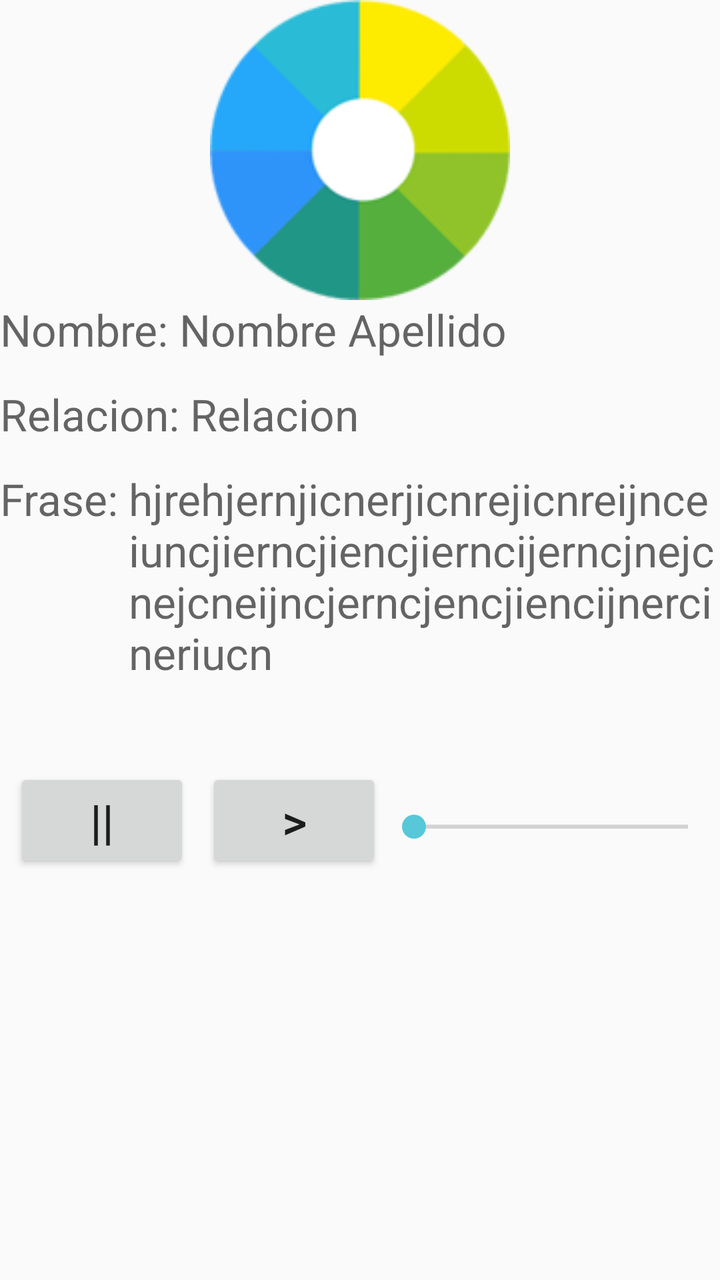
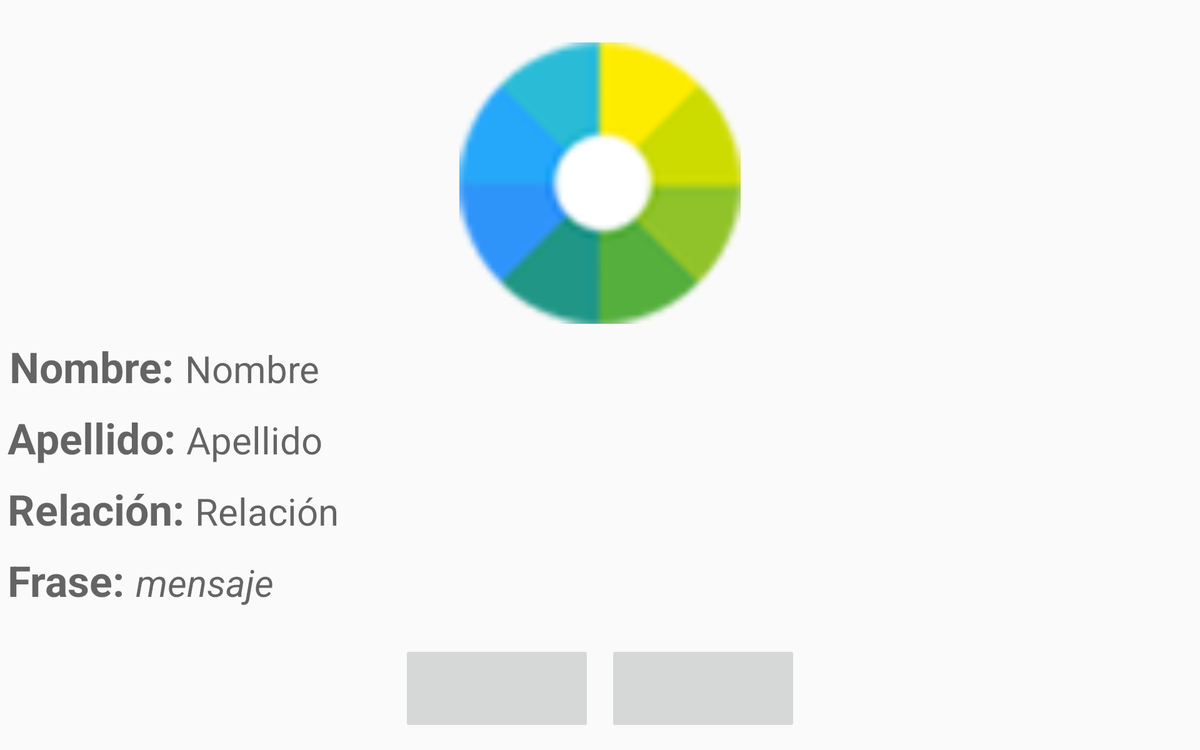

The same Android screen from two of the app's own layout files: first res/layout/ as a phone draws it, then the repository's variant for another configuration, drawn on a device whose configuration selects that folder. Both files follow.
<!-- AndroidManifest.xml: application theme AppTheme -->
<!-- res/layout/fragment_detalle_persona.xml -->
<FrameLayout xmlns:android="http://schemas.android.com/apk/res/android"
    xmlns:tools="http://schemas.android.com/tools"
    android:layout_width="match_parent"
    android:layout_height="match_parent"
    tools:context="layout.FragmentDetallePersona">

    

    <RelativeLayout
        android:layout_width="match_parent"
        android:layout_height="match_parent">

        <ImageView
            android:layout_width="150dp"
            android:layout_height="150dp"

            android:src="@mipmap/ic_launcher"
            android:id="@+id/image_persona"
            android:scaleType="centerCrop"
            android:layout_gravity="center_horizontal|top"
            android:layout_alignParentTop="true"
            android:layout_centerHorizontal="true" />
        <TextView
            android:layout_width="wrap_content"
            android:layout_height="wrap_content"
            android:textSize="22sp"
            android:id="@+id/text_nombre_tag"
            android:hint="Nombre: "
            android:layout_alignParentStart="true"
            android:layout_below="@+id/image_persona" />
        <TextView
            android:layout_width="wrap_content"
            android:layout_height="wrap_content"
            android:textSize="22sp"
            android:id="@+id/text_nombre"
            android:hint="Nombre "
            android:layout_below="@+id/image_persona"
            android:layout_toEndOf="@+id/text_nombre_tag"/>
        <TextView
            android:layout_width="wrap_content"
            android:layout_height="wrap_content"
            android:textSize="22sp"
            android:id="@+id/text_apellido"
            android:hint="Apellido"
            android:layout_alignTop="@+id/text_nombre"
            android:layout_toEndOf="@+id/text_nombre" />

        <TextView
            android:layout_width="wrap_content"
            android:layout_height="wrap_content"
            android:textSize="22sp"
            android:layout_marginTop="13dp"
            android:id="@+id/text_relacion_tag"
            android:hint="Relacion: "
            android:layout_alignParentStart="true"
            android:layout_below="@+id/text_nombre_tag" />
        <TextView
            android:layout_width="wrap_content"
            android:layout_height="wrap_content"
            android:textSize="22sp"
            android:id="@+id/text_relacion"
            android:hint="Relacion "
            android:layout_alignTop="@id/text_relacion_tag"
            android:layout_toEndOf="@+id/text_relacion_tag"/>

        <TextView
            android:layout_width="wrap_content"
            android:layout_height="wrap_content"
            android:textSize="22sp"
            android:layout_marginTop="13dp"
            android:id="@+id/text_frase_tag"
            android:hint="Frase: "
            android:layout_alignParentStart="true"
            android:layout_below="@+id/text_relacion_tag" />
        <TextView
            android:layout_width="wrap_content"
            android:layout_height="wrap_content"
            android:textSize="22sp"
            android:id="@+id/text_frase"
            android:hint="hjrehjernjicnerjicnrejicnreijnceiuncjierncjiencjierncijerncjnejcnejcneijncjerncjencjiencijnercineriucn "
            android:layout_alignTop="@id/text_frase_tag"
            android:layout_toEndOf="@+id/text_frase_tag"/>

        <SeekBar
            android:id="@+id/seekBar3"
            android:layout_width="match_parent"
            android:layout_height="wrap_content"
            android:layout_alignBottom="@+id/button_play"
            android:layout_marginBottom="14dp"
            android:layout_toEndOf="@+id/button_play" />

        <Button
            android:id="@+id/button_play"
            android:layout_width="wrap_content"
            android:layout_height="wrap_content"
            android:layout_marginTop="43dp"
            android:text=">"
            android:textSize="24sp"
            android:layout_marginStart="8dp"
            android:layout_below="@+id/text_frase"
            android:layout_toEndOf="@+id/text_relacion_tag" />

        <Button
            android:id="@+id/button_pause"
            android:layout_width="wrap_content"
            android:layout_height="wrap_content"
            android:textSize="24sp"
            android:layout_alignTop="@+id/button_play"
            android:layout_toStartOf="@+id/button_play"
            android:text="||" />


    </RelativeLayout>

</FrameLayout>
<!-- resources referenced by this layout -->
<resources>
  <!-- mipmap ic_launcher: png bitmap (mipmap-hdpi, 6514 bytes) -->
  <style name="AppTheme" parent="Theme.AppCompat.Light.DarkActionBar">
          
          <item name="colorPrimary">@color/primary</item>
          <item name="colorPrimaryDark">@color/detail</item>
          <item name="colorAccent">@color/accent</item>
      </style>
  <color name="primary">#0097a7</color>
  <color name="detail">#006978</color>
  <color name="accent">#56c8d8</color>
</resources>
<!-- res/layout-xlarge/fragment_detalle_persona.xml (the repository's variant of the layout above) -->
<!-- drawn on a large tablet held sideways -->
<FrameLayout xmlns:android="http://schemas.android.com/apk/res/android"
    xmlns:tools="http://schemas.android.com/tools"
    android:layout_width="match_parent"
    android:layout_height="match_parent"
    tools:context="layout.FragmentDetallePersona">

    

    <RelativeLayout
        android:layout_width="match_parent"
        android:layout_height="match_parent">

        <ScrollView
            android:layout_width="match_parent"
            android:layout_height="match_parent">

            <LinearLayout
                android:layout_width="match_parent"
                android:layout_height="wrap_content"
                android:orientation="vertical"
                android:layout_marginTop="45dp">

                <ImageView
                    android:layout_width="300dp"
                    android:layout_height="300dp"
                    android:src="@mipmap/ic_launcher"
                    android:id="@+id/image_persona"
                    android:scaleType="centerCrop"
                    android:layout_gravity="center_horizontal|top"/>

                <LinearLayout
                    android:layout_width="match_parent"
                    android:layout_height="wrap_content"
                    android:layout_below="@+id/image_persona"
                    android:layout_marginTop="15dp"
                    android:orientation="horizontal"
                    android:id="@+id/LinearLayout01"
                    android:layout_marginStart="10dp">

                    <TextView
                        android:id="@+id/text_nombre_tag"
                        android:layout_width="wrap_content"
                        android:layout_height="wrap_content"
                        android:hint="Nombre: "
                        android:textSize="45sp"
                        android:textStyle="bold"/>

                    <TextView
                        android:layout_width="wrap_content"
                        android:layout_height="wrap_content"
                        android:textSize="40sp"
                        android:id="@+id/text_nombre"
                        android:hint="Nombre "/>

                </LinearLayout>

                <LinearLayout
                    android:id="@+id/LinearLayout02"
                    android:layout_width="match_parent"
                    android:layout_height="wrap_content"
                    android:layout_below="@+id/LinearLayout01"
                    android:orientation="horizontal"
                    android:layout_marginTop="15dp"
                    android:layout_marginStart="8dp">

                    <TextView
                        android:id="@+id/text_apellio_tag"
                        android:layout_width="wrap_content"
                        android:layout_height="wrap_content"
                        android:hint="Apellido: "
                        android:textSize="45sp"
                        android:textStyle="bold" />
                    <TextView
                        android:layout_width="wrap_content"
                        android:layout_height="wrap_content"
                        android:textSize="40sp"
                        android:id="@+id/text_apellido"
                        android:hint="Apellido" />

                </LinearLayout>


                <LinearLayout
                    android:id="@+id/LinearLayout03"
                    android:layout_width="match_parent"
                    android:layout_height="wrap_content"
                    android:layout_below="@+id/LinearLayout02"
                    android:orientation="horizontal"
                    android:layout_marginTop="15dp"
                    android:layout_marginStart="8dp">

                    <TextView
                        android:id="@+id/text_relacion_tag"
                        android:layout_width="wrap_content"
                        android:layout_height="wrap_content"
                        android:hint="Relación: "
                        android:textSize="45sp"
                        android:textStyle="bold" />

                    <TextView
                        android:id="@+id/text_relacion"
                        android:layout_width="wrap_content"
                        android:layout_height="wrap_content"
                        android:hint="Relación "
                        android:textSize="40sp" />

                </LinearLayout>


                <LinearLayout
                    android:id="@+id/LinearLayout04"
                    android:layout_width="match_parent"
                    android:layout_height="wrap_content"
                    android:layout_below="@+id/LinearLayout03"
                    android:orientation="horizontal"
                    android:layout_marginTop="15dp"
                    android:layout_marginStart="8dp">

                    <TextView
                        android:id="@+id/text_frase_tag"
                        android:layout_width="wrap_content"
                        android:layout_height="wrap_content"
                        android:hint="Frase: "
                        android:textSize="45sp"
                        android:textStyle="bold" />

                    <TextView
                        android:id="@+id/text_frase"
                        android:layout_width="wrap_content"
                        android:layout_height="wrap_content"
                        android:hint="mensaje "
                        android:textSize="40sp"
                        android:textStyle="italic" />

                </LinearLayout>


                <LinearLayout
                    android:id="@+id/LinearLayout05"
                    android:layout_width="match_parent"
                    android:layout_height="wrap_content"
                    android:orientation="horizontal"
                    android:layout_below="@+id/LinearLayout04"
                    android:layout_marginTop="40dp"
                    android:gravity="center">

                    <ImageButton
                        android:id="@+id/button_play"
                        android:layout_width="200dp"
                        android:layout_height="90dp"
                        android:src="@drawable/play_button"
                        android:textSize="48sp"
                        android:layout_marginEnd="10dp"/>

                    <ImageButton
                        android:id="@+id/button_pause"
                        android:layout_width="200dp"
                        android:layout_height="90dp"
                        android:src="@drawable/pause_button"
                        android:textSize="48sp"
                        android:layout_marginStart="10dp"/>
                </LinearLayout>



            </LinearLayout>


        </ScrollView>

    </RelativeLayout>

</FrameLayout>
